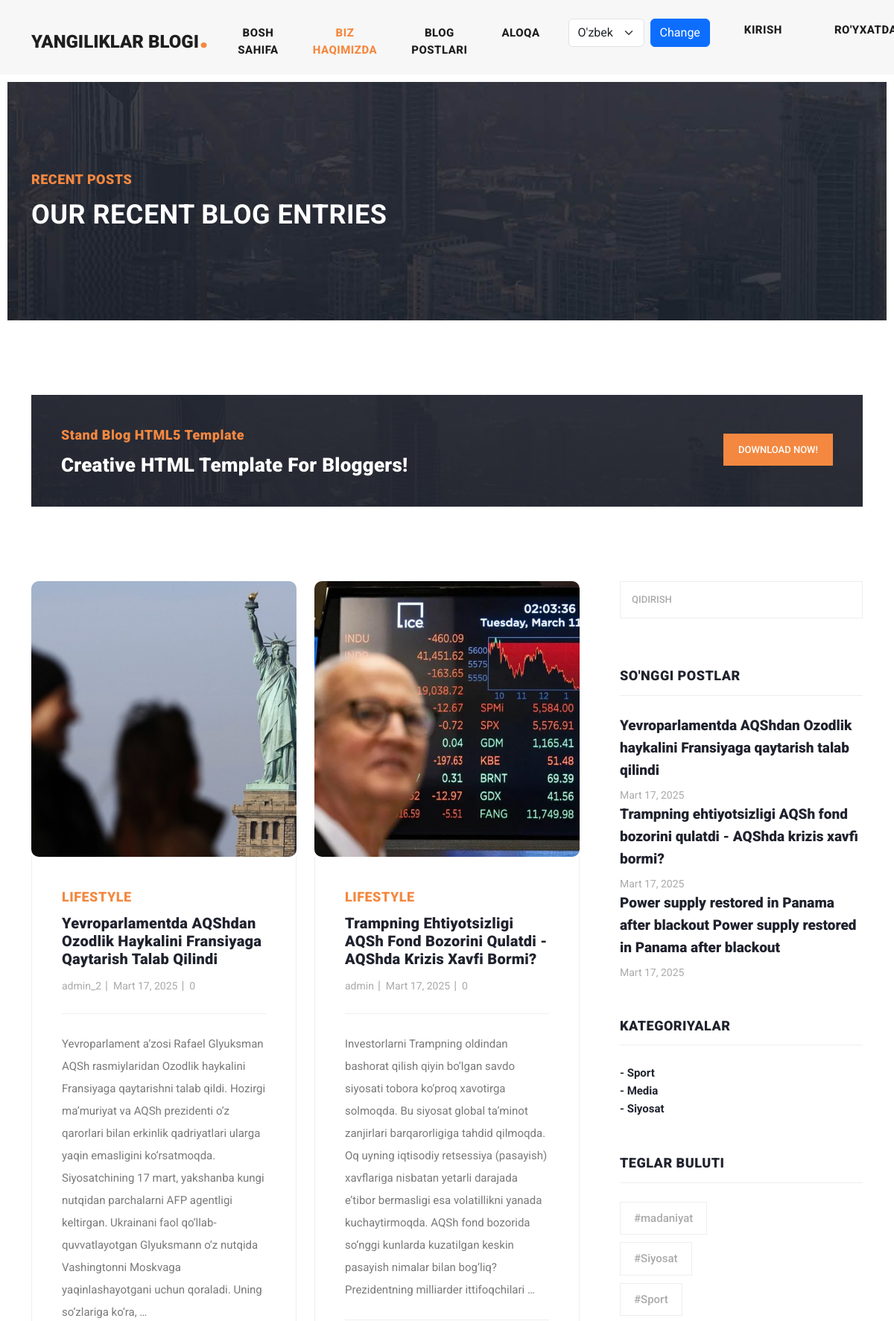
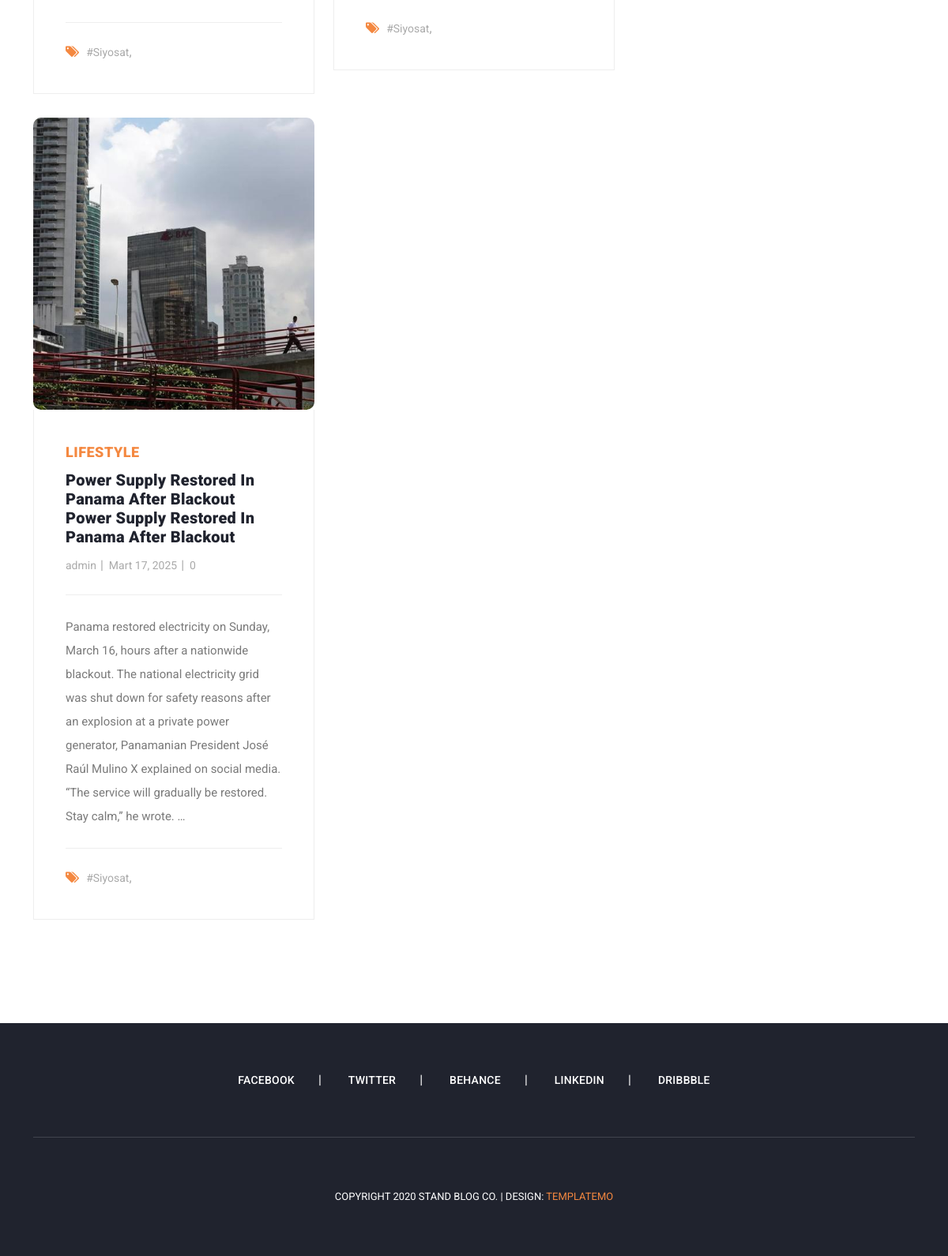
The page /uz/category/3/ on the database its author committed (2 pictures, top to bottom).
### blog/models.py (models this page shows, shortened)
class Post(models.Model):
    category = models.ForeignKey('Category', on_delete=models.CASCADE)
    title = models.CharField(max_length=100)
    text = models.TextField()
    admin = models.ForeignKey(User, on_delete=models.CASCADE)
    date = models.DateTimeField(auto_now_add=True)
    hashtags = models.ManyToManyField('Tag', blank=True, related_name='posts')
    photo = models.ImageField(upload_to='photos/%Y/%m/%d')
    slug = models.SlugField(unique=True, blank=True)
    def __str__(self):
        return self.title

class Tag(models.Model):
    name = models.CharField(max_length=50, unique=True)
    def __str__(self):
        return self.name

class Category(models.Model):
    name = models.CharField(max_length=100)
    def __str__(self):
        return self.name

### blog/views.py (the view)
# urls.py: path('category/<int:pk>/', PostListByCategory.as_view(), name='category_posts'),
@method_decorator(cache_page(60 * 5), name='dispatch')
class PostListByCategory(ListView):
    model = Post
    template_name = 'post_list.html'
    context_object_name = 'posts'
    def get_queryset(self):
        return Post.objects.filter(category_id=self.kwargs['pk'])

### blog/context_processors.py (called while the page is built)
def global_context(request):
    return {
        'posts': Post.objects.all(),
        'categories': Category.objects.all(),
        'tags': Tag.objects.all(),
    }

def site_info(request):
    return {
        'SITE_NAME':settings.SITE_NAME,
        'SITE_DESCRIPTION':settings.SITE_DESCRIPTION,
    }

### templates/post_list.html (shortened to what this page needs)
{% extends 'base.html' %}
{% load static %}
{% block content %}
    <div class="heading-page header-text">
      <section class="page-heading">
        <div class="container">
          <div class="row">
            <div class="col-lg-12">
              <div class="text-content">
                <h4>Recent Posts</h4>
                <h2>Our Recent Blog Entries</h2>
              </div>
            </div>
          </div>
        </div>
      </section>
    </div>
    <section class="call-to-action">
      <div class="container">
        <div class="row">
          <div class="col-lg-12">
            <div class="main-content">
              <div class="row">
                <div class="col-lg-8">
                  <span>Stand Blog HTML5 Template</span>
                  <h4>Creative HTML Template For Bloggers!</h4>
                </div>
                <div class="col-lg-4">
                  <div class="main-button">
                    <a href="https://templatemo.com/tm-551-stand-blog" target="_parent">Download Now!</a>
                  </div>
                </div>
              </div>
            </div>
          </div>
        </div>
      </div>
    </section>
    <section class="blog-posts grid-system">
      <div class="container">
        <div class="row">
          <div class="col-lg-8">
            <div class="all-blog-posts">
              <div class="row">
                  {% for post in posts %}
                <div class="col-lg-6">
                  <div class="blog-post">
                    <div class="blog-thumb">
                      <img src="{{ post.photo.url }}" alt="{{ post.title }}" class="post-image_3">
                    </div>
                    <div class="down-content">
                      <span>Lifestyle</span>
                      <a href="{% url 'post_detail' pk=post.pk %}"><h4>{{ post.title }}</h4></a>
                      <ul class="post-info">
                        <li><a href="#">{{ post.admin }}</a></li>
                        <li><a href="#">{{ post.date|date:"F d, Y" }}</a></li>
                        <li><a href="#">{{ post.comments.count }}</a></li>
                      </ul>
                      <p>{{ post.text | truncatewords:'50' | safe }}</p>
                      <div class="post-options">
                        <div class="row">
                          <div class="col-6">
                              {% for tag in post.hashtags.all %}
                            <ul class="post-tags">
                              <li><i class="fa fa-tags"></i></li>
                              <li><a href="#">{{ tag }}</a>,</li>
                            </ul>
                                  {% endfor %}
                          </div>
                        </div>
                      </div>
                    </div>
                  </div>
                </div>
                  {% endfor %}
                <div class="col-lg-12">
                </div>
              </div>
            </div>
          </div>
          <div class="col-lg-4">
            {% include 'category_tag.html' %}
          </div>
        </div>
      </div>
    </section>
{% endblock %}

### templates/category_tag.html (shortened to what this page needs)
{% load static %}
{%  load i18n %}
<div class="sidebar">
    <div class="row">
        <div class="col-lg-12">
            <div class="sidebar-item search">
                <form id="search_form" name="gs" method="GET" action="{% url 'search' %}">
                    <input type="text" name="q" class="searchText" placeholder="{% trans 'Search' %}" autocomplete="on">
                </form>
            </div>
        </div>
        <div class="col-lg-12">
            <div class="sidebar-item recent-posts">
                <div class="sidebar-heading">
                    <h2>{% trans 'Recent Posts' %}</h2>
                </div>
                <div class="content">
                    {% for post_title in posts|slice:':4' %}
                    <ul>
                        <li><a href="{% url 'post_detail' pk=post_title.pk %}">
                            <h5>{{ post_title }}</h5>
                            <span>{{ post_title.date|date:"F d, Y" }}</span>
                        </a></li>
                    </ul>
                    {% endfor %}
                </div>
            </div>
        </div>
        <div class="col-lg-12">
            <div class="sidebar-item categories">
                <div class="sidebar-heading">
                    <h2>{% trans 'Categories' %}</h2>
                </div>
                <div class="content">
                    {% for category in categories %}
                    <ul>
                        <li><a href="{% url 'category_posts' category.id %}">- {{ category }}</a></li>
                    </ul>
                    {% endfor %}
                </div>
            </div>
        </div>
        <div class="col-lg-12">
            <div class="sidebar-item tags">
                <div class="sidebar-heading">
                    <h2>{% trans 'Tag Clouds' %}</h2>
                </div>
                <div class="content">
                    {% for tag in tags %}
                    <ul>
                        <li><a href="{% url 'hashtag_posts' tag.id %}">{{ tag }}</a></li>
                    </ul>
                    {% endfor %}
                </div>
            </div>
        </div>
    </div>
</div>

### static/css/style.css (style rules this page uses)
.post-image_3 { width: 370px; height: 370px; object-fit: cover; border-radius: 10px; }

### rows shown on the page
Post: photo (picture), title "Yevroparlamentda AQShdan Ozodlik Haykalini Fransiyaga Qaytarish Talab Qilindi", admin "admin_2", date "Mart 17, 2025", comments.count "0", text "Yevroparlament a’zosi Rafael Glyuksman AQSh rasmiylaridan Ozodlik haykalini Fransiyaga qaytarishni talab qildi. Hozirgi ma’muriyat va AQSh prezidenti o‘z qarorlari bilan erkinlik qadriyatlari ularga yaqin emasligini ko‘rsatmoqda. Siyosatchining 17 mart, yakshanba kungi nutqidan parchalarni AFP agentligi keltirgan. Ukrainani faol qo‘llab-quvvatlayotgan Glyuksmann o‘z nutqida Vashingtonni Moskvaga yaqinlashayotgani uchun qoraladi. Uning so‘zlariga ko‘ra, …", title "Yevroparlamentda AQShdan Ozodlik haykalini Fransiyaga qaytarish talab qilindi"
Tag: name "#Siyosat"
Post: photo (picture), title "Trampning Ehtiyotsizligi AQSh Fond Bozorini Qulatdi - AQShda Krizis Xavfi Bormi?", admin "admin", date "Mart 17, 2025", comments.count "0", text "Investorlarni Trampning oldindan bashorat qilish qiyin bo‘lgan savdo siyosati tobora ko‘proq xavotirga solmoqda. Bu siyosat global ta’minot zanjirlari barqarorligiga tahdid qilmoqda. Oq uyning iqtisodiy retsessiya (pasayish) xavflariga nisbatan yetarli darajada e’tibor bermasligi esa volatillikni yanada kuchaytirmoqda. AQSh fond bozorida so‘nggi kunlarda kuzatilgan keskin pasayish nimalar bilan bog‘liq? Prezidentning milliarder ittifoqchilari …", title "Trampning ehtiyotsizligi AQSh fond bozorini qulatdi - AQShda krizis xavfi bormi?"
Post: photo (picture), title "Power Supply Restored In Panama After Blackout Power Supply Restored In Panama After Blackout", admin "admin", date "Mart 17, 2025", comments.count "0", text "Panama restored electricity on Sunday, March 16, hours after a nationwide blackout. The national electricity grid was shut down for safety reasons after an explosion at a private power generator, Panamanian President José Raúl Mulino X explained on social media. “The service will gradually be restored. Stay calm,” he wrote. …", title "Power supply restored in Panama after blackout Power supply restored in Panama after blackout"
Category: name "Sport"
Category: name "Media"
Category: name "Siyosat"
Tag: name "#madaniyat"
Tag: name "#Sport"
